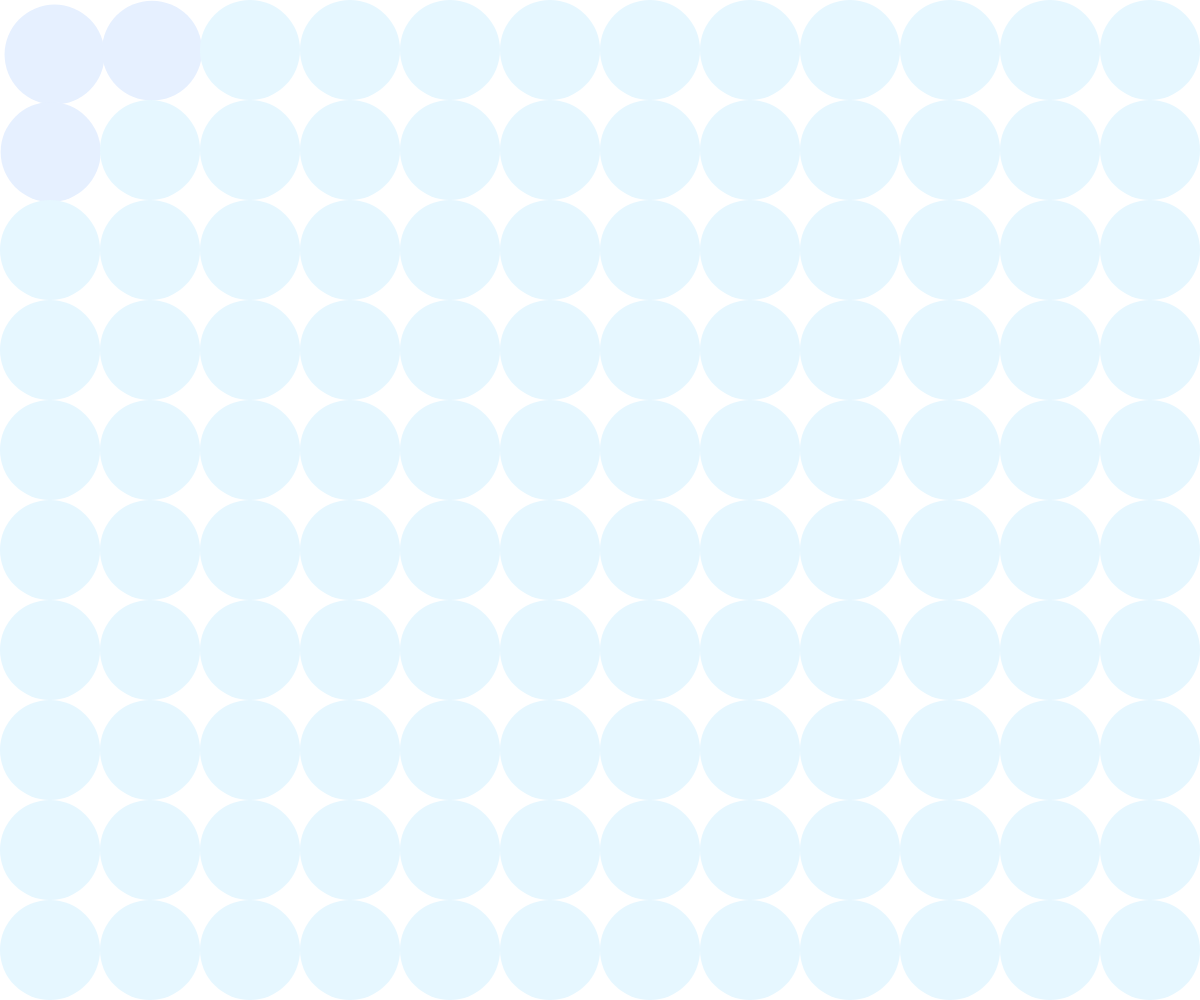
Frame 1 (no input)
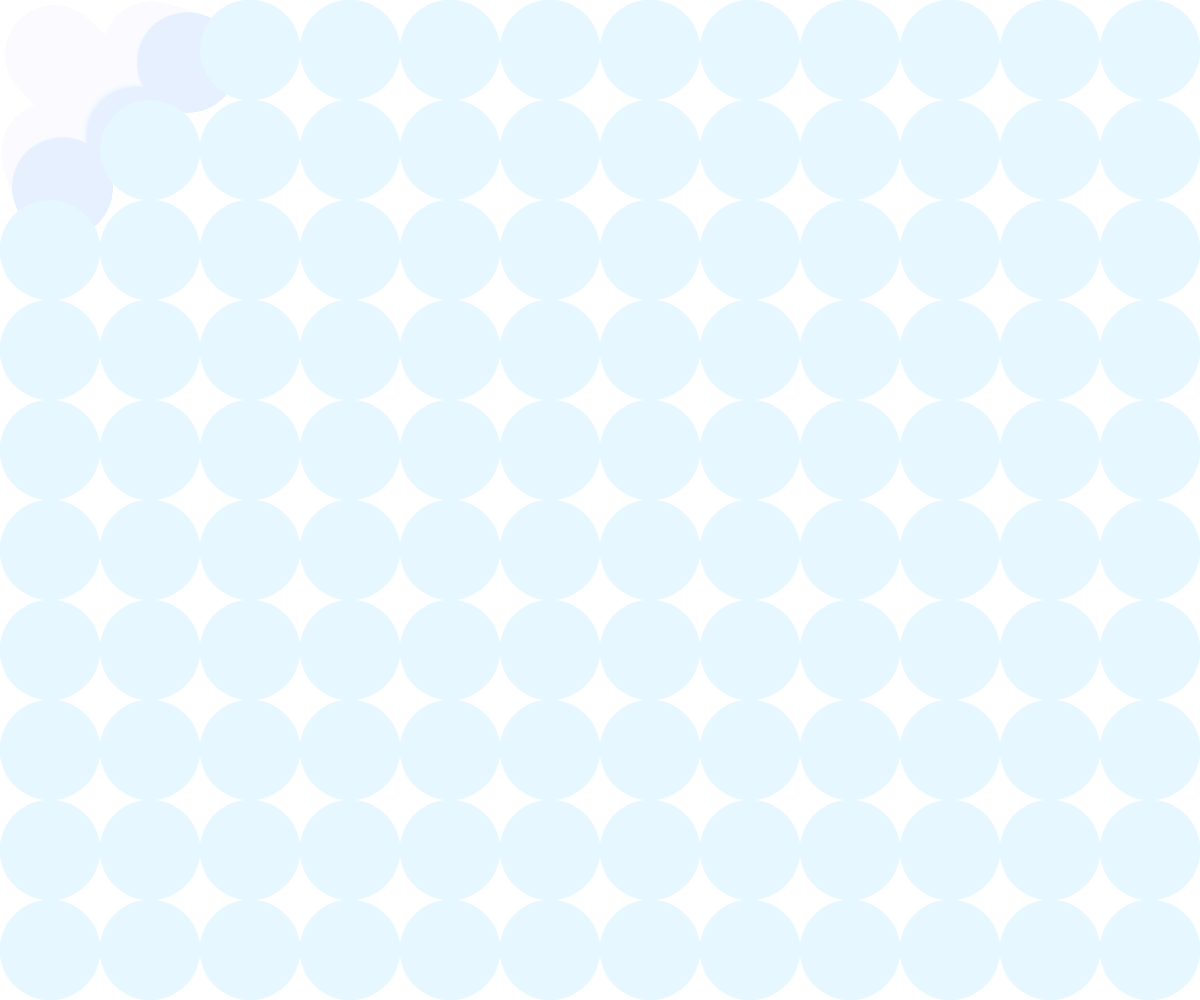
Frame 60 (no input)
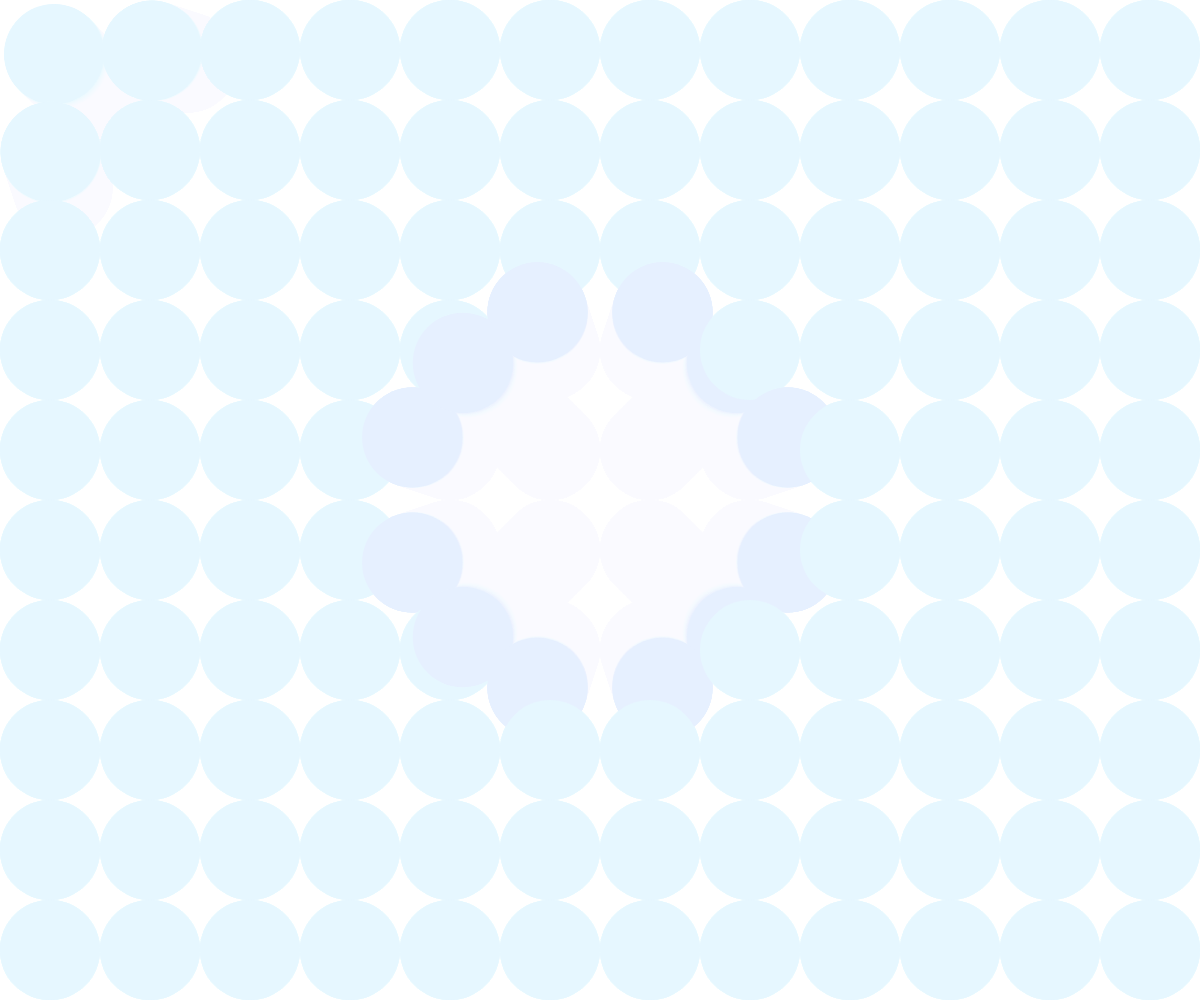
Frame 120 (the mouse pressed at the canvas centre since frame 60)

The p5.js sketch that drew these frames (run headless with seeded random() and noise() and a simulated clock; from frame 60 on, the mouse is pressed at the canvas centre):

// p5.js sketch
// ── sketch.js
let circleSize, halfSize;
let circles = [];
let repelDist;
let canvas;

function setup() {
  canvas = createCanvas(window.innerWidth, window.innerHeight);
  canvas.position(0, 0);
  canvas.style('z-index', '-1');
  canvas.style('position', 'fixed');
  colorMode(HSB);

  circleSize = height * 0.1; // Adjusted size for a better grid
  halfSize = circleSize / 2;
  repelDist = circleSize * 2; // Distance for repulsion effect

  noStroke();

  // Initialize circles array with their positions
  for (let x = halfSize; x <= width; x += circleSize) {
    for (let y = halfSize; y <= height - halfSize; y += circleSize) {
      circles.push({ x: x, y: y, originalX: x, originalY: y });
    }
  }

  mouseX = -width / 2;
  mouseY = -height / 2;
}

function draw() {
  background(255, 0.08);

  let c = color(200, 10, 100);
  let r = color(0, 10, 100);

  let fillR = lerpColor(c, r, 0.1);

  for (let i = 0; i < circles.length; i++) {
    let circle = circles[i];

    // Calculate the distance between the mouse and the circle
    let d = dist(mouseX, mouseY, circle.x, circle.y);

    // Apply repulsion force if within repelDist
    if (d < repelDist) {
      let angle = atan2(circle.y - mouseY, circle.x - mouseX);
      circle.x += cos(angle) * (repelDist - d) * 0.05;
      circle.y += sin(angle) * (repelDist - d) * 0.05;
      fill(fillR);
    } else {
      // Return to original position if not repelled
      circle.x = lerp(circle.x, circle.originalX, 0.05);
      circle.y = lerp(circle.y, circle.originalY, 0.05);
      fill(c);
    }

    // Draw the circle
    circleShape(circle.x, circle.y, circleSize);
  }
}

function circleShape(x, y, size) {
  circle(x, y, size);
}

function windowResized() {
  resizeCanvas(window.innerWidth, window.innerHeight);

    // Initialize circles array with their positions
    for (let x = halfSize; x <= width; x += circleSize) {
      for (let y = halfSize; y <= height - halfSize; y += circleSize + halfSize) {
        circles.push({ x: x, y: y, originalX: x, originalY: y });
      }
    }

    mouseX = -width / 2;
    mouseY = -height / 2;

}
// ── style.css
html, body {
  margin: 0;
  padding: 0;
  font-family: Roboto, sans-serif;
}

main{
  font-size: 1.5em;
  margin: 0 auto;
  padding: 10px;
}

canvas {
  display: block;
}

h1, h2 {
  color: #2600ff;
  text-align: center;

}

main{
  padding-top: 10px;
}

a:hover {
 color:#2600ff;
}

a{
  display: block;
  text-align: center;
  padding-bottom: 10px;
}

img {
  display: block;
  margin-left: auto;
  margin-right: auto;
  width: 20%;
  border-radius: 10vh;
  opacity: 0.5;
  padding: 7vh;
}

img:hover {
  border-radius: 0px;
  opacity: 1.0;
}

p {
  text-align: center;
  margin-left: auto;
  margin-right: auto;
  padding:6vh;  
  margin-bottom: 0;
  line-height: 2em;
}

p, main {
 background-color: #f6f2d69f;
}

/*
Types of Selectors
Element selectors: p, h1, h2
ID selectors: #id-name
Class selectors: .class-name
atribute selectors: img["src"]
